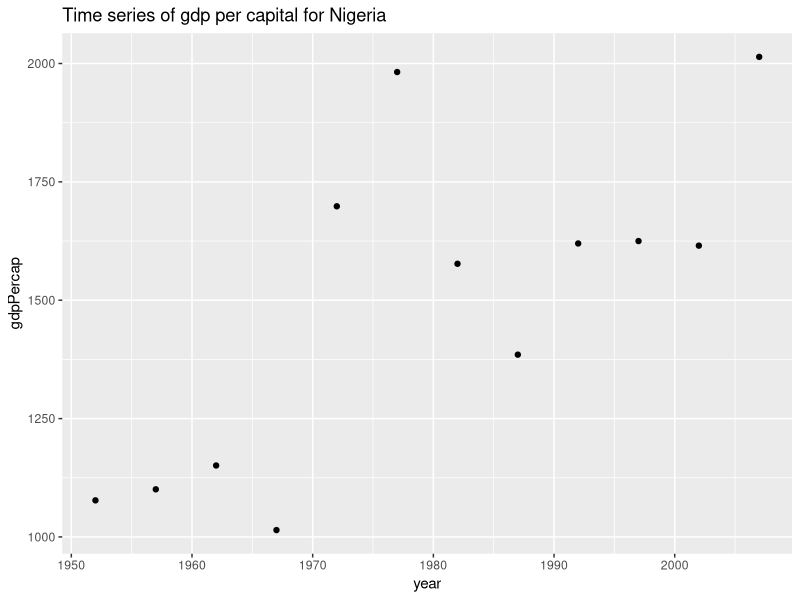
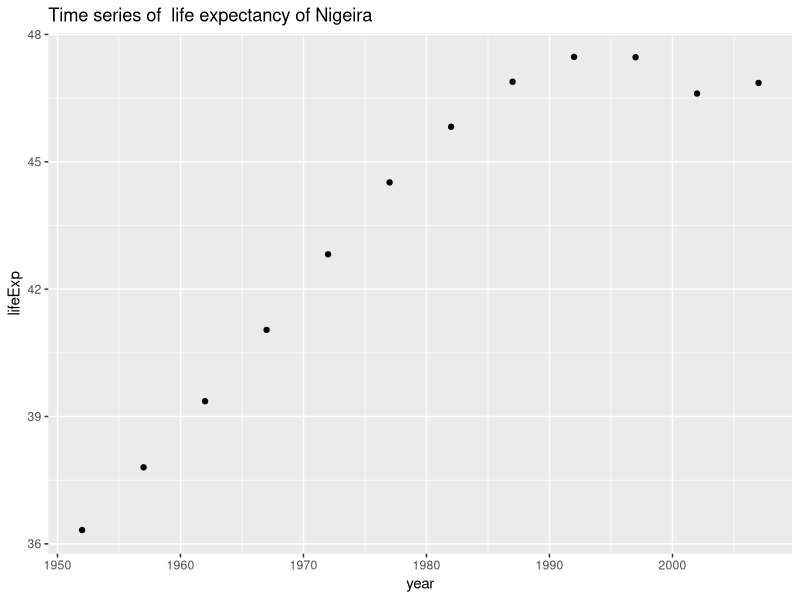
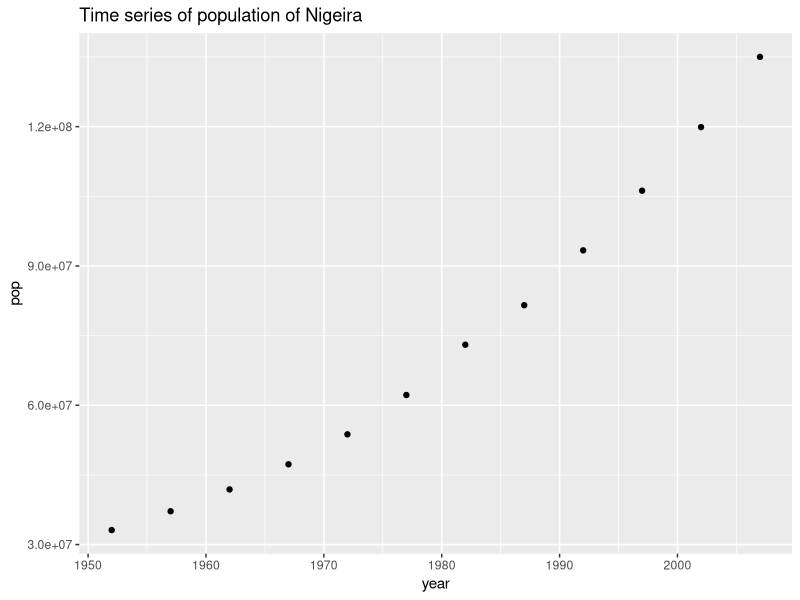

These charts were generated, in order, by the following R code:
## ---- chunk 1
suppressPackageStartupMessages(library(tidyverse))
library(ggplot2)
## ---- chunk 2
Nig_df <- read.csv(file="Nig_data.csv", header = TRUE, sep=",")
## ---- chunk 3
Nig_df %>% 
	head() %>%
	knitr::kable()
## ---- chunk 4
Nig_df %>%
	ggplot(aes(year,gdpPercap) ) +  
	geom_point() +  ggtitle("Time series of gdp per capital for Nigeria")
## ---- chunk 5
Nig_df %>%
	ggplot(aes(year,lifeExp ))  + 
	geom_point() +  ggtitle("Time series of  life expectancy of Nigeira")
## ---- chunk 6
Nig_df %>%
	ggplot(aes(year,pop)) + 
	geom_point() +  ggtitle("Time series of population of Nigeira")

